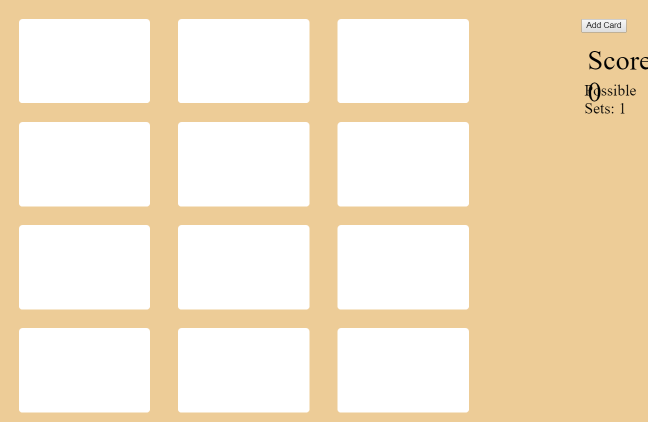
#> input picture src/views/allsets.png, 1295 x 843 px (shown at 1/2 size)
$ python filldetect.py --image ../views/allsets.png   (older library calls are emulated)
#> lines starting #> are read from the running program, lines starting #| are printed output that depends on the picture
"""
Fill Detection Module
author @odoland
"""

import cv2
import numpy as np
from scipy.signal import find_peaks

import matplotlib
matplotlib.use("TkAgg") # Use TkAgg as backend to plot stuff
import matplotlib.pyplot as plt
import itertools as it

from .colordetect import ColorDetector
from .attributes import Fills


class FillDetector:

    # Threshold for the peaks
    PEAK_THRESH = 0.33

    # Threshold of pixels to determine whether they are solid
    PIXEL_THRESH = 3500

    KERNEL = np.ones((5,5), np.uint8) # For erosion and dilation

    @classmethod
    def is_stripe(cls, image, number_peaks=6, plot=False):  # -> Boolean
        """ Checks if the image is striped.
        @Parameters: image matrix (binary form - black and white)
                    number_peaks (int) Number of peaks to be considered 'striped'

        @Returns Boolean, if striped.
        """
        single_line_count = cls.count_peaks(image, spot_ratio=0.45) # pesky diamond shapes
        full_reduced_count = cls.count_peaks(image, spot_ratio=None)

        return single_line_count > number_peaks and full_reduced_count > 12

    @classmethod
    def count_peaks(cls, image, spot_ratio=None, plot=False):

        _, w , _ = image.shape

        if spot_ratio is None:
            sobel_gradient = cv2.Sobel(image, cv2.CV_64F, 0, 1, ksize=5)
        else:
            # Spot to go down the Y axis
            spot = np.floor(w * spot_ratio).astype(int)

            # Use the Sobel operator across the Y to obtain the Gradient
            sobel_gradient = cv2.Sobel(image[:, spot], cv2.CV_64F, 0, 1, ksize=5)  # vertical

        # Project it onto single dimension (1D) - by summing them
        projected_sum = cv2.reduce(sobel_gradient, 1, cv2.REDUCE_SUM)

        # Squaring and square rooting removes the negative sign, and flatten
        proj_pos_sums = np.sqrt(projected_sum**2).flatten()

        # Large spikes on f'(x) indicate change in the rate of change - seek areas where slope of the second derivative is 0
        unfiltered_peaks, _ = find_peaks(proj_pos_sums, height=0)  # Finding peaks

        # Filter the peaks for noise which will be defined as any peak with an absolute height of less than PEAK_THRESH * maximum peak length
        all_peaks = [proj_pos_sums[i] for i in unfiltered_peaks]

        peak_thresh = max(all_peaks) * cls.PEAK_THRESH

        seen = set()
        filtered_peaks = ([
            i for i in unfiltered_peaks
            if proj_pos_sums[i] >= peak_thresh
            # and not (proj_pos_sums[i] in seen or seen.add(proj_pos_sums[i]))
            ])

        if plot:
            plt.plot(proj_pos_sums), plt.title("f'(x) of the image")
            plt.plot(filtered_peaks, proj_pos_sums[filtered_peaks], "x")
            plt.show()
            print("Calling is_stripe:", len(filtered_peaks), "peaks found")

        return len(filtered_peaks)

    # [49 lines left out: function check_hollow_or_full, not called in this run]

    @classmethod
    def find_fill(cls, image, plot=False):
        if cls.is_stripe(image, plot=plot):
            return Fills.STRIPE
        else:
            color, pixel_count = ColorDetector.find_color(image)
            bw_image = cv2.cvtColor(image, cv2.COLOR_BGR2GRAY)
            return cls.check_hollow_or_full(bw_image, color, pixel_count, plot=plot)

if __name__ == '__main__':
    import argparse

    ap = argparse.ArgumentParser()
    ap.add_argument("-i", "--image", required=True, help="path to the input image")
    ap.add_argument("-d", "--debug", action="store_true")
    ap.add_argument("-g", "--green_oval", action="store_true", help="is a solid green oval")

    args = vars(ap.parse_args())

    debug = args['debug']

    color_image = cv2.imread(args['image'])
#> color_image is the input picture: shape (843, 1295, 3); mean B, G, R 201.5, 228.4, 245.2

    print(FillDetector.find_fill(color_image, True))
#> in count_peaks, `sobel_gradient = cv2.Sobel(image[:, spot], cv2.CV_64F, 0, 1, ksize=5)`: sobel_gradient = 843 rows, first 8: [0, 0, 0], [0, 0, 0], [0, 0, 0], [0, 0, 0], [0, 0, 0], [0, 0, 0], [0, 0, 0], [0, 0, 0]
#> in count_peaks, `projected_sum = cv2.reduce(sobel_gradient, 1, cv2.REDUCE_SUM)`: projected_sum = 843 values, max 8064 at index 37, min -8064 at index 205, mean 0
#> in count_peaks, `proj_pos_sums = np.sqrt(projected_sum**2).flatten()`: proj_pos_sums = 843 values, max 8064 at index 37, min 0 at index 0, mean 204.1
#> in count_peaks, `unfiltered_peaks, _ = find_peaks(proj_pos_sums, height=0)`: unfiltered_peaks = [37, 205, 243, 412, 449, 618, 655, 824]
#> in count_peaks, `all_peaks = [proj_pos_sums[i] for i in unfiltered_peaks]`: all_peaks = [8064, 8064, 8064, 8064, 8064, 8064, 8064, 8064]
#> in count_peaks, `peak_thresh = max(all_peaks) * cls.PEAK_THRESH`: peak_thresh = 2661.1
#> in count_peaks, `filtered_peaks = ([ i for i in unfiltered_peaks if proj_pos_sums[i] >=..`: filtered_peaks = [37, 205, 243, 412, 449, 618, 655, 824]
#> in is_stripe, `single_line_count = cls.count_peaks(image, spot_ratio=0.45)`: single_line_count = 8
#> call 2 of count_peaks, with plot = False
#> in count_peaks (call 2), `sobel_gradient = cv2.Sobel(image, cv2.CV_64F, 0, 1, ksize=5)`:
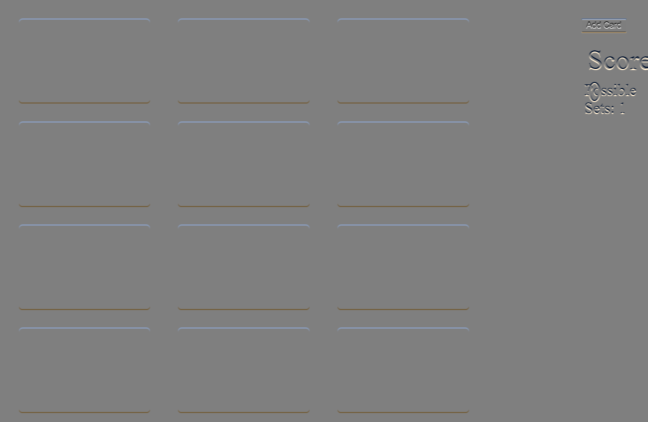
#> sobel_gradient: shape (843, 1295, 3) float64 (shown at 1/2 size); mean B, G, R 0, 0, 0; drawn with min black and max white
#> in count_peaks (call 2), `projected_sum = cv2.reduce(sobel_gradient, 1, cv2.REDUCE_SUM)`: projected_sum has the same summary as sobel_gradient
#> in count_peaks (call 2), `proj_pos_sums = np.sqrt(projected_sum**2).flatten()`: proj_pos_sums = 2529 values, max 4256896 at index 114, min 0 at index 0, mean 67743.8
#> in count_peaks (call 2), `unfiltered_peaks, _ = find_peaks(proj_pos_sums, height=0)`: unfiltered_peaks = 150 values from 108 to 2478
#> in count_peaks (call 2), `all_peaks = [proj_pos_sums[i] for i in unfiltered_peaks]`: all_peaks = 150 values, max 4256896 at index 2, min 240 at index 100, mean 630615.6
#> in count_peaks (call 2), `peak_thresh = max(all_peaks) * cls.PEAK_THRESH`: peak_thresh = 1404775.7
#> in count_peaks (call 2), `filtered_peaks = ([ i for i in unfiltered_peaks if proj_pos_sums[i] >=..`: filtered_peaks = [111, 114, 117, 615, 618, 729, 732, 1236, 1239, 1347, 1350, 1854, 1857, 1965, 1968, 2472, 2475]
#> in is_stripe, `full_reduced_count = cls.count_peaks(image, spot_ratio=None)`: full_reduced_count = 17
#| 1
